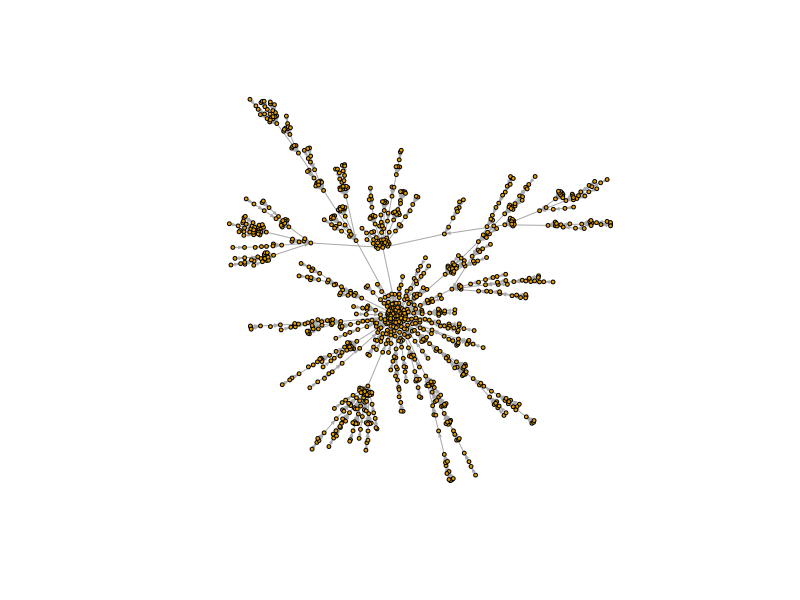

This figure's R source:
library(igraph)

# Graf wedle modelu Barabási-Albert z tysiącem węzłów
g <- barabasi.game(1000)

# Wizualizacja grafu layoutem Fruchterman & Reingold
layout <- layout.fruchterman.reingold(g)
plot(g, layout=layout, vertex.size=2,
     vertex.label=NA, edge.arrow.size=.2)

# Znajdź najbardziej centralny węzeł według miary betweenness, jaki ma numer? -> w tym uruchomieniu 21
b <- betweenness(g)
b
which.max(b)

# Jaka jest średnica grafu? W tym uruchomieniu -> 10
diameter(g)

# 6. 
# Erdős-Rényi ma losowe krawędzie między parami węzłów (stopnie ~ rozkład Poissona, brak wyraźnych hubów), 
# a Barabási–Albert dodaje nowe węzły „preferencyjnie” do już dobrze podłączonych (prawo potęgowe stopni, powstają huby i sieć scale-free).
